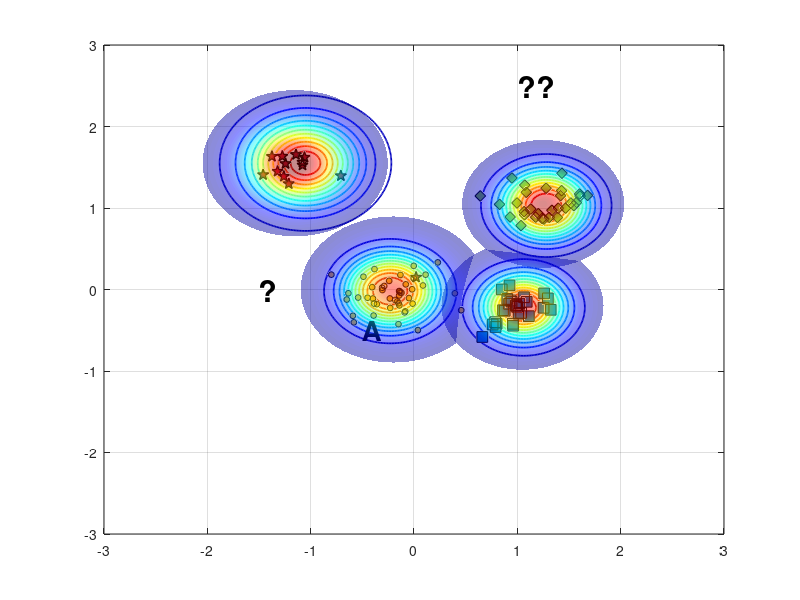

Write the MATLAB code that produced this figure. (Note: this script raises an error after producing the figure.)
%% Reproduce EVM-style demo figure (no toolboxes)
clear; close all; clc; rng(7);

% ---------- 1) 合成四类二维数据 ----------
% 类中心（大致对应图中位置）
C_star  = [-1.15  1.55];   % 红色星
C_diam  = [ 1.25  1.05];   % 绿色菱形
C_square= [ 1.05 -0.20];   % 蓝色方块
C_dot   = [-0.20  0.00];   % 蓝色小点（被 A 标注影响的那簇）

% 协方差（控制每簇形状）
S = @(sx,sy,rho)[sx^2 rho*sx*sy; rho*sx*sy sy^2];
Sig_star   = S(0.18,0.20, 0.05);
Sig_diam   = S(0.22,0.18,-0.10);
Sig_square = S(0.20,0.16, 0.05);
Sig_dot    = S(0.25,0.18, 0.00);

% 从高斯采样（不用 mvnrnd）
sample = @(N,mu,SIG) (randn(N,2)*chol(SIG,'lower') + mu);

X_star   = sample(12,C_star,   Sig_star);
X_diam   = sample(30,C_diam,   Sig_diam);
X_square = sample(28,C_square, Sig_square);
X_dot    = sample(45,C_dot,    Sig_dot);

% 加一个“离群星”靠近 A（见原图左中）
X_star = [X_star; 0.02 0.15];

% ---------- 2) 底面散点与样式 ----------
figure('Color','w','Position',[100,100,800,600]);
hold on; box on; grid on;
z0 = 0; % 所有散点都放在 z=0 的平面

% 确保按照绘制顺序叠放，便于把散点置顶
set(gca,'SortMethod','childorder');

h_star   = scatter3(X_star(:,1),  X_star(:,2),  z0+zeros(size(X_star,1),1),  70, ...
        'pentagram', 'filled', 'MarkerEdgeColor','k', 'MarkerFaceColor',[0.635294 0.0784314 0.184314], 'LineWidth',1.0); % 红色五角星 #A2142F
h_diam   = scatter3(X_diam(:,1),  X_diam(:,2),  z0+zeros(size(X_diam,1),1),  60, ...
        'd', 'filled', 'MarkerEdgeColor','k', 'MarkerFaceColor',[0.466667 0.674510 0.188235]); % 绿色菱形 #77AC30
h_square = scatter3(X_square(:,1),X_square(:,2),z0+zeros(size(X_square,1),1),60, ...
        's', 'filled', 'MarkerEdgeColor','k', 'MarkerFaceColor',[0 0.447059 0.741176]); % 蓝色正方形 #0072BD
h_dot    = scatter3(X_dot(:,1),   X_dot(:,2),   z0+zeros(size(X_dot,1),1),   18, ...
        'o', 'filled', 'MarkerEdgeColor','k', 'MarkerFaceColor',[0.929412 0.694118 0.125490]); % 黄色圆形 #EDB120


% ---------- 3) ψ-model 等值环（彩色同心） ----------
% 采用带形状参的径向函数 psi(r) = exp(-(r/s)^t)
psi = @(X,Y,cx,cy,s,t) exp( - ( sqrt((X-cx).^2 + (Y-cy).^2) ./ s ).^t );

% 选几处“极端向量/代表点”（包含 A 所在）
EV = [ -0.23 -0.02 ;   % A 对应蓝点极端向量
        1.06 -0.22 ;   % 蓝方块
        1.28  1.03 ;   % 绿菱形
       -1.05  1.55 ];  % 红星
scale = [0.42, 0.36, 0.40, 0.48];   % 各自 scale
shape = [2.6,  2.2,  2.4,  2.0];    % 各自 shape

% 网格
[xg,yg] = meshgrid(linspace(-3,3,400));
colormap(jet); caxis([0 1]);

% 等高线层级（红到蓝：高到低）
levels = linspace(1.0,0.05,12);

for k = 1:size(EV,1)
    Z = psi(xg,yg,EV(k,1),EV(k,2),scale(k),shape(k));
    [~, h] = contour(xg,yg,Z,levels);    % 直接画在底面，保持颜色映射
    set(h,'LineWidth',1.25);

    % 将等高线明确压到 z=0（兼容不同 MATLAB 版本）
    ch = get(h,'Children');
    for ic = 1:numel(ch)
        zd = get(ch(ic),'ZData');
        if ~isempty(zd)
            set(ch(ic),'ZData',zeros(size(zd))); % 强制贴在 z=0
        end
    end
end

% 标出 A 与问号
h_A = text(-0.5,-0.5,0,'A','FontWeight','bold','FontSize',20,'Color','k');
text( 1, 2.5,0,'??','FontWeight','bold','FontSize',22,'Color','k');
text( -1.5,0,0,'?','FontWeight','bold','FontSize',22,'Color','k');

% ---------- 4) 上方半透明“钟形面”（表示类支持/概率） ----------
% 用四个高斯穹顶，中心与各簇一致
gauss2 = @(X,Y,cx,cy,s) exp(-((X-cx).^2 + (Y-cy).^2)/(2*s^2));
tops  = {C_star, C_diam, C_square, C_dot};
sigT  = [0.32 0.28 0.28 0.32];   % 调小 sigma，使穹顶更集中
amp   = [1.05 0.95 0.90 0.85];

% 抬高穹顶，并缩小每个穹顶的覆盖范围（为每个穹顶使用局部网格）
zlift      = 0.22;   % 统一抬高量（不改变颜色映射）
spanFactor = 2.8;    % 每个穹顶半宽 = spanFactor * sigma（越小覆盖越小）
gridN      = 121;    % 局部网格分辨率
thetaN     = 181;    % 角向分辨率（圆形采样）

for i=1:4
    cx = tops{i}(1); cy = tops{i}(2);
    span = spanFactor * sigT(i);
    % 极坐标圆形采样
    rVec = linspace(0, span, gridN);
    thVec = linspace(0, 2*pi, thetaN);
    [Rg, Tg] = ndgrid(rVec, thVec);
    xgi = cx + Rg .* cos(Tg);
    ygi = cy + Rg .* sin(Tg);

    Zt = amp(i) * gauss2(xgi,ygi,cx,cy,sigT(i));
    % 用 Zt 作为颜色，Zt+zlift 作为高度，从而抬高且保留原色
    s1 = surf(xgi,ygi, Zt + zlift, Zt, 'EdgeColor','none', 'FaceAlpha',0.45);
end
shading interp; 
% camlight headlight; 
lighting gouraud;

% 将散点推到顶层
uistack([h_star h_diam h_square h_dot], 'top');
% 将A推到顶层
uistack(h_A, 'top');

% ---------- 5) 轴、视角与观感 ----------
xlim([-2 2]); ylim([-1 3]); zlim([0 1.25]); view(47,21);
axis vis3d; daspect([1 1 0.8]);
set(gca,'FontName','Times New Roman','FontSize',12,'LineWidth',1);
% xlabel('x'); ylabel('y'); zlabel('score / \psi');

% 网格和背景风格
grid on; 
% set(gca,'GridAlpha',0.2,'MinorGridAlpha',0.2);
